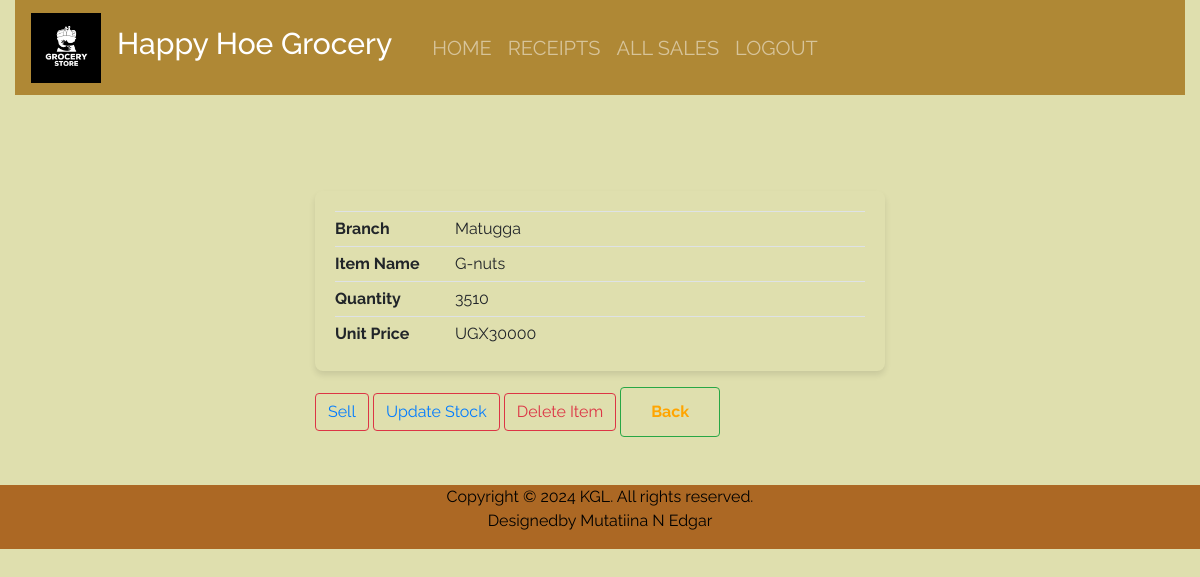
Page /home/8/ (signed in) on the earlier database version.
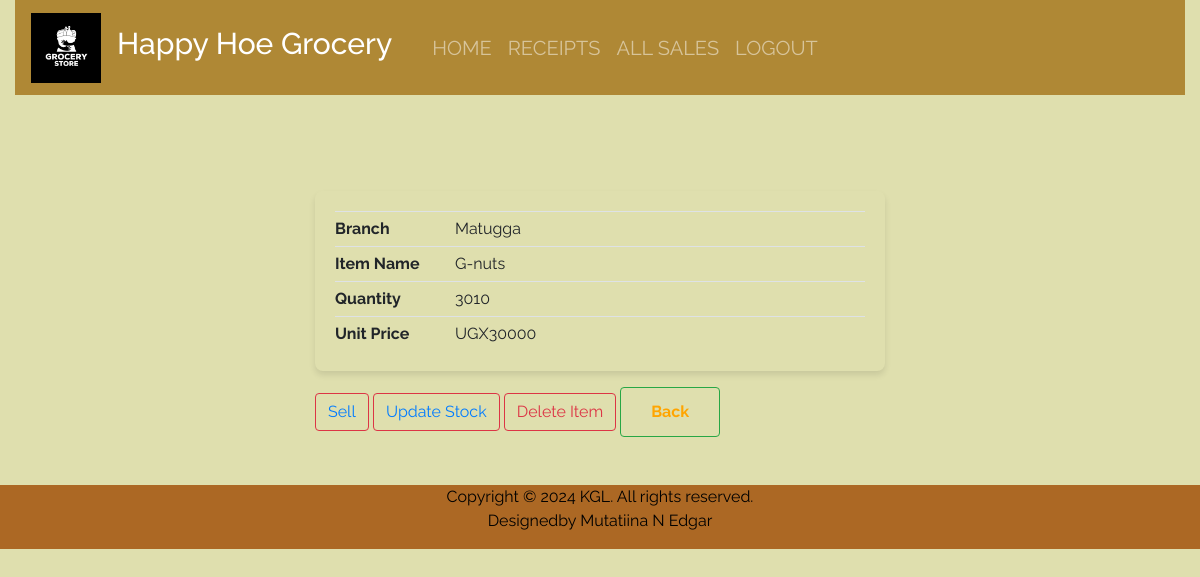
Same page on the later database version.
### kgl/models.py (models this page shows, shortened)
class Stockx(models.Model):
    item_name=models.CharField(max_length=50, null = True, blank=True)
    stock_branch_name=models.CharField(max_length=50, null = True, blank=True)
    stock_type=models.CharField(max_length=50, null = True, blank=True)
    stock_time_of_produce=models.CharField(max_length=50, null = True, blank=True)
    stock_contact=models.CharField(max_length=50, null = True, blank=True)
    stock_source = models.CharField(max_length=50, null = True, blank=True)
    unit_cost = models.IntegerField(default=10, null = True, blank=True)
    unit_price = models.IntegerField(default=0, null = True, blank=True)
    total_quantity = models.IntegerField(default=0, null = True, blank=True)
    issued_quantity = models.IntegerField(default=0, null = True, blank=True)

### kgl/views.py (the view)
# urls.py: path('home/<int:product_id>/',views.product_detail, name = 'product_detail'),
@login_required
def product_detail(request, product_id):
    product = Stockx.objects.get(id = product_id)
    return render(request,"kgl/product_detail.html", {'product': product})

### kgl/templates/kgl/product_detail.html (shortened to what this page needs)
{% extends 'kgl/base.html'%}
{% load static %}
{% block content%}
<br></br>
<br></br>
<div class = "container">
  <table class="table">
    <tbody>
      <tr>
        <td data-label="Branch">{{product.stock_branch_name}}</td>
        <td data-label="Item Name">{{product.item_name}}</td>
        <td data-label="Quantity">{{product.total_quantity}}</td>
        <td data-label="Unit Price">UGX{{product.unit_price}}</td>
      </tr>
    </tbody>
  </table>
</div>
<div class = "container">
 <td data-label="Sell Item">
  <button class="btn btn-outline-danger btn"> <a href="{% url 'issue_item' product.id %}" class="text-black width-50px" >Sell</a> </button>
 </td>
  <td data-label="Update Stock">
    <button class="btn btn-outline-danger btn"><a href="{% url 'add_to_stock' product.id %}" class="text-black">Update Stock</a></button>
  </td>
  <td data-label="Delete">
    <button class="btn btn-outline-danger btn" data-toggle="modal" data-target="#deleteModal{{product.id}}">Delete Item</button>
  </td>
  <button type="submit" class="btn btn-outline-success primary" style="width: 100px; height: 50px;"><a href="/receipt" style="text-decoration:none; color:orange; font-weight:bolder;">Back</a></button>
</div>
{% endblock%}

Differences in the rows shown:
changed Stockx "Matugga": total_quantity "3510" → "3010"
